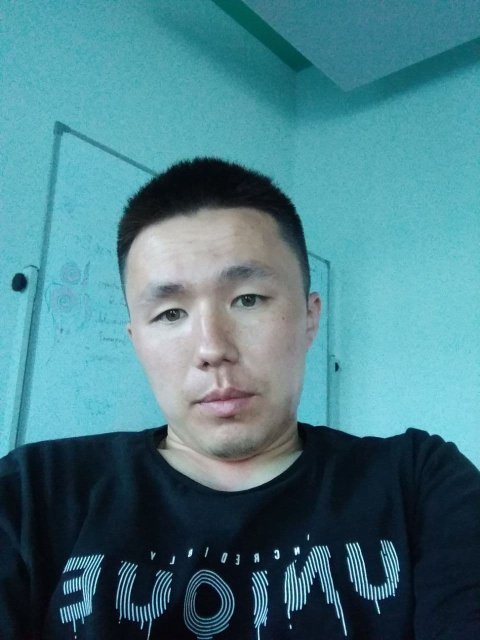
//> input picture marsel_image.jpg, 960 x 1280 px, given in place of the camera (shown at 1/2 size)
$ ./color_detection   (built with g++ and OpenCV 4)
//> lines starting //> are read from the running program, lines starting //| are printed output that depends on the picture
#include <iostream>

#include <opencv2/core/core.hpp>
#include <opencv2/highgui/highgui.hpp>
//#include <opencv2/imgproc/imgproc.hpp>
#include <opencv2/imgproc.hpp>
#include <time.h>


using namespace std;
using namespace cv;
Mat frame;
void DrawImage(int &x, int &y){
	for (int i = x - 1; i < x + 2; i++){
		for (int j = y - 1; j < y + 2; j++){
			frame.at<Vec3b>(i, j)[0] = 255;
			frame.at<Vec3b>(i, j)[1] = 255;
			frame.at<Vec3b>(i, j)[2] = 255;
		}
	}
}

int main()
{
	int num_frames = 0;
	time_t start, end;
	int max_i = -1, max_j = -1, min_i = 1000000, min_j = 1000000;
	cv::VideoCapture cap(1);
	cap.set(cv::CAP_PROP_FPS, 30);
//	cap.set(3, 640);
//	cap.set(4, 480);
	namedWindow("hsv");
//	resizeWindow("hsv", 640, 480);
	const char* windowName = "Fingertip detection";
	int minH = 7, maxH = 32, minS = 246                                                                                                                                                                                                                                                                                                                                                                                                                                                                                                                                                      , maxS = 255, minV = 200, maxV = 255;
	cv::namedWindow(windowName);
	cv::createTrackbar("MinH", "hsv", &minH, 179);
	cv::createTrackbar("MaxH", "hsv", &maxH, 179);
	cv::createTrackbar("MinS", "hsv", &minS, 255);
	cv::createTrackbar("MaxS", "hsv", &maxS, 255);
	cv::createTrackbar("MinV", "hsv", &minV, 255);
	cv::createTrackbar("MaxV", "hsv", &maxV, 255);
	Point2f center;
	std::vector<Point> vec;
	Point pt;
	time(&start);
	float radius;
	while (1)
	{
		max_i = -1, max_j = -1, min_i = 1000000, min_j = 1000000;
		Mat mask, result;
		num_frames++;
		cap >> frame;
//> frame is the input picture: 1280 rows x 960 cols, CV_8UC3; mean B, G, R 134.5, 124.3, 73.3
		flip(frame, frame, 1);
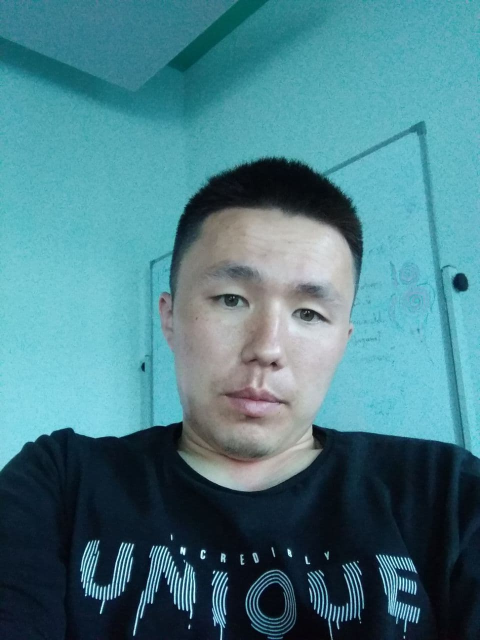
//> frame: 1280 rows x 960 cols, CV_8UC3 (shown at 1/2 size); mean B, G, R 134.5, 124.3, 73.3
		cv::Mat hsv;
		cv::cvtColor(frame, hsv, COLOR_BGR2HSV);
//> hsv: 1280 rows x 960 cols, CV_8UC3; mean H, S, V 92.5, 133.5, 135.5
		minH = cv::getTrackbarPos("MinH", "hsv");
		maxH = cv::getTrackbarPos("MaxH", "hsv");
		minS = cv::getTrackbarPos("MinS", "hsv");
		maxS = cv::getTrackbarPos("MaxS", "hsv");
		minV = cv::getTrackbarPos("MinV", "hsv");
		maxV = cv::getTrackbarPos("MaxV", "hsv");


		cv::inRange(hsv, cv::Scalar(minH, minS, minV), cv::Scalar(maxH, maxS, maxV), mask);
//> mask: 1280 rows x 960 cols, CV_8UC1; every value is 0
		cv::bitwise_and(frame, frame, result, mask = mask);
//> result: 1280 rows x 960 cols, CV_8UC3; every value is 0

		for (int i = 0; i < mask.rows; i++){
			for (int j = 0; j < mask.cols; j++){
				if (mask.at<uchar>(i, j) == 255) {
					if (max_i < i)
						max_i = i;
					if (max_j < j)
						max_j = j;
					if (min_i > i)
						min_i = i;
					if (min_j > j)
						min_j = j;
				}
			}
		}
//> after the loop, max_i = -1; max_j = -1; min_i = 1000000; min_j = 1000000
		int mid_i = (min_i + max_i) / 2;
//> mid_i = 499999
		int mid_j = (min_j + max_j) / 2;
//> mid_j = 499999
		cout << mid_i << "   " << mid_j << endl;
//| 499999   499999
		if (min_i < 1000000 && min_j < 1000000)
			DrawImage(mid_i, mid_j);
		cv::imshow("frame", frame);
		cv::imshow("mask", mask);
		cv::imshow("result", result);
		if (cv::waitKey(30) >= 0) break;
//> the Esc key is pressed

		vec.clear();
	}
	time(&end);
//	cout << "max_i: " << max_i << endl << "min_i: " << min_i << endl << "max_j: " << max_j << endl << "min_j: " << min_j << endl;
	double seconds = difftime(end, start);
	std::cout << "FRAME NUMBER -> " << num_frames << std::endl << "SECONDS -> " << seconds << std::endl << "FRAME RATE -> " << num_frames / seconds << std::endl;
	return 0;
}
